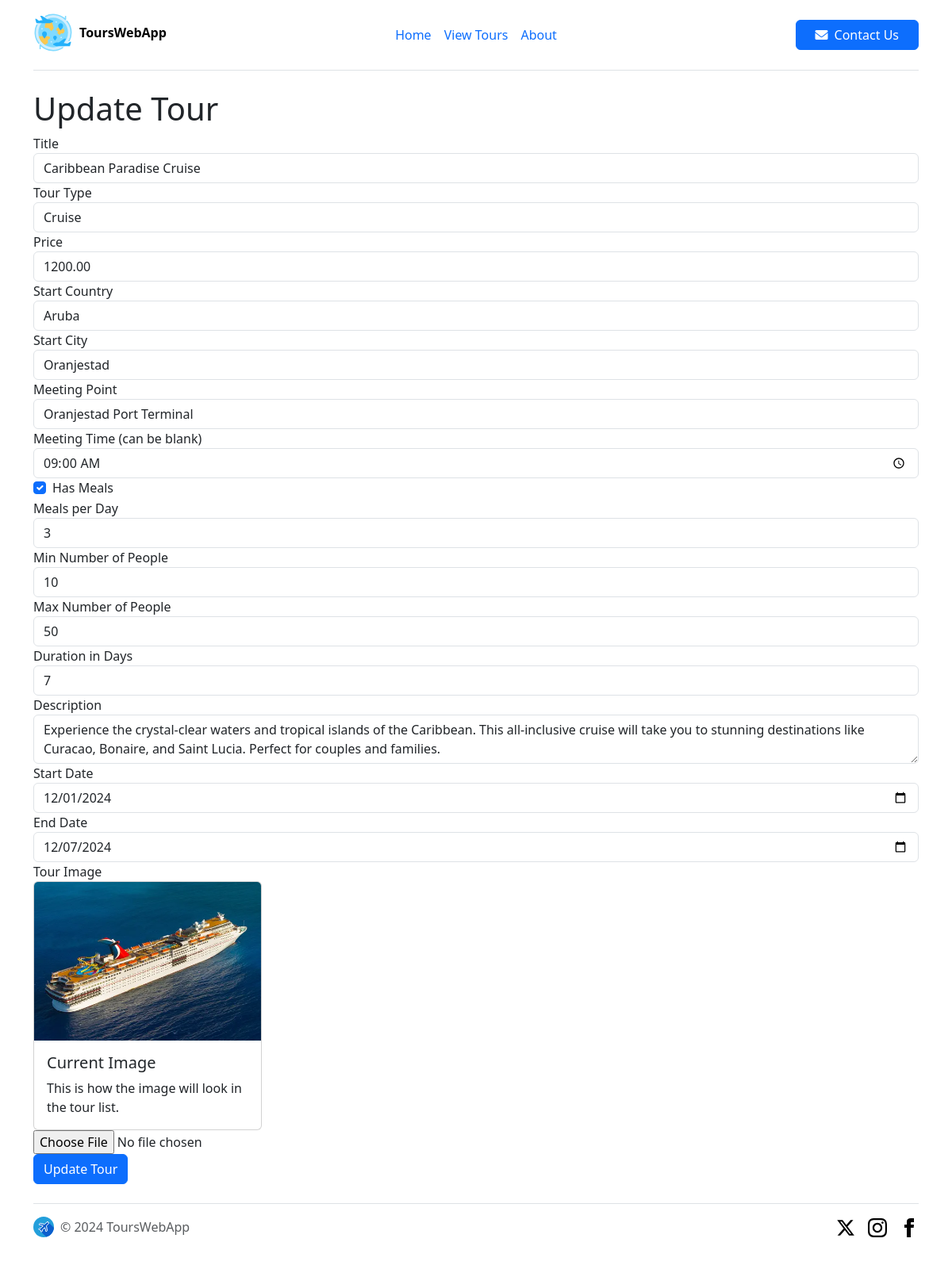
The app's page /admin/tours/1/update (signed in) with its own data.
### models.py (models this page shows, shortened)
class Tour(db.Model):
    id = db.Column(db.Integer, primary_key=True)
    title = db.Column(db.String(100), nullable=False)
    type = db.Column(db.String(50), nullable=False)
    price = db.Column(db.Numeric(10, 2), nullable=False)
    start_country_id = db.Column(db.Integer, db.ForeignKey('country.id'), nullable=False)
    start_city = db.Column(db.String(100), nullable=False)
    meeting_point = db.Column(db.String(200), nullable=False, default='Поки невідомо')  # Конкретне місце зустрічі
    meeting_time = db.Column(db.Time, nullable=True)  # Час зустрічі
    has_meals = db.Column(db.Boolean, default=False)
    meals_per_day = db.Column(db.Integer, nullable=True)
    min_number_of_people = db.Column(db.Integer, nullable=False, default=1)
    max_number_of_people = db.Column(db.Integer, nullable=False)
    duration_days = db.Column(db.Integer, nullable=False)
    description = db.Column(db.Text, nullable=True)
    start_date = db.Column(db.Date, nullable=False)
    end_date = db.Column(db.Date, nullable=False)
    route_points = db.relationship('RoutePoint', backref='tour', lazy=True)
    created_at = db.Column(db.DateTime, nullable=False, default=lambda: datetime.now(timezone.utc))
    image_path = db.Column(db.String(200), nullable=True)

class Country(db.Model):
    id = db.Column(db.Integer, primary_key=True)
    name = db.Column(db.String(100), nullable=False)
    code = db.Column(db.String(2), nullable=False, unique=True)
    route_points = db.relationship('RoutePoint', backref='country', lazy=True)
    tours_starting = db.relationship('Tour', backref='start_country', lazy=True)

### app.py (the view)
@app.route('/admin/tours/<int:id>/update', methods=['GET', 'POST'])
@admin_required
def update_tour(id):
    tour = Tour.query.get_or_404(id)
    countries = Country.query.all()
    if request.method == 'POST':
        tour.title = request.form['title']
        tour.type = request.form['type']
        tour.price = request.form['price']
        tour.start_country_id = request.form['start_country_id']
        tour.start_city = request.form['start_city']
        tour.meeting_point = request.form.get('meeting_point', 'Поки невідомо')
        tour.meeting_time = request.form.get('meeting_time', None)
        if tour.meeting_time:
            try:
                tour.meeting_time = datetime.strptime(
                    tour.meeting_time.split(':')[0] + ':' + tour.meeting_time.split(':')[1], '%H:%M').time()
            except ValueError:
                tour.meeting_time = None
        tour.has_meals = 'has_meals' in request.form
        tour.meals_per_day = request.form.get('meals_per_day')
        tour.min_number_of_people = request.form['min_number_of_people']
        tour.max_number_of_people = request.form['max_number_of_people']
        tour.duration_days = request.form['duration_days']
        tour.description = request.form.get('description', '')
        tour.start_date = datetime.strptime(request.form['start_date'], '%Y-%m-%d').date()
        tour.end_date = datetime.strptime(request.form['end_date'], '%Y-%m-%d').date()
        if 'image' in request.files and request.files['image'].filename != '':
            image = request.files['image']
            if image and allowed_file(image.filename):
                filename = secure_filename(image.filename)
                image_path = os.path.join('img', 'tours', filename).replace('\\', '/')
                image.save(os.path.join('static', image_path))  # Зберігаємо в папці static
                tour.image_path = image_path  # Оновлюємо шлях до зображення
        else:
            pass
        try:
            db.session.commit()
            return redirect(url_for('admin_tours'))
        except Exception as e:
            return render_template('error.html', error_message=str(e)), 500
    else:
        return render_template('tour_update.html', tour=tour, countries=countries)

### app.py (called while the page is built)
def admin_required(f):
    @wraps(f)
    def decorated_function(*args, **kwargs):
        if 'admin' not in session:  # Перевірка чи адмін залогінений
            return redirect(url_for('admin_login'))  # Якщо ні, перенаправлення на сторінку логіну
        return f(*args, **kwargs)
    return decorated_function

### templates/tour_update.html (shortened to what this page needs)
{% extends 'base.html' %}
{% block body %}
    <div class="container">
        <h1>Update Tour</h1>
        <form method="post" enctype="multipart/form-data">
            <div class="form-group">
                <label for="title">Title</label>
                <input type="text" name="title" id="title" class="form-control" value="{{ tour.title }}" placeholder="Enter tour title" required>
            </div>
            <div class="form-group">
                <label for="type">Tour Type</label>
                <input type="text" name="type" id="type" class="form-control" value="{{ tour.type }}" placeholder="Enter tour type" required>
            </div>
            <div class="form-group">
                <label for="price">Price</label>
                <input type="number" name="price" id="price" class="form-control" step="0.01" value="{{ tour.price }}" placeholder="Enter tour price" required>
            </div>
            <div class="form-group">
                <label for="start_country_id">Start Country</label>
                <select name="start_country_id" id="start_country_id" class="form-control" required>
                    {% for country in countries %}
                        <option value="{{ country.id }}" {% if country.id == tour.start_country_id %}selected{% endif %}>{{ country.name }}
                        </option>
                    {% endfor %}
                </select>
            </div>
            <div class="form-group">
                <label for="start_city">Start City</label>
                <input type="text" name="start_city" id="start_city" class="form-control" value="{{ tour.start_city }}" placeholder="Enter start city" required>
            </div>
            <div class="form-group">
                <label for="meeting_point">Meeting Point</label>
                <input type="text" name="meeting_point" id="meeting_point" class="form-control" value="{{ tour.meeting_point }}" placeholder="Enter meeting point (can be blank)">
            </div>
            <div class="form-group">
                <label for="meeting_time">Meeting Time (can be blank)</label>
                <input type="time" name="meeting_time" id="meeting_time" class="form-control" value="{{ tour.meeting_time }}">
            </div>
            <div class="form-check">
                <input type="checkbox" class="form-check-input" name="has_meals" id="has_meals" {% if tour.has_meals %}checked{% endif %}>
                <label class="form-check-label" for="has_meals">Has Meals</label>
            </div>
            <div class="form-group">
                <label for="meals_per_day">Meals per Day</label>
                <input type="number" name="meals_per_day" id="meals_per_day" class="form-control" value="{{ tour.meals_per_day }}" placeholder="Enter number of meals per day (can be blank if has meals is not selected)">
            </div>
            <div class="form-group">
                <label for="min_number_of_people">Min Number of People</label>
                <input type="number" name="min_number_of_people" id="min_number_of_people" class="form-control" value="{{ tour.min_number_of_people }}" placeholder="Enter minimum number of people" required>
            </div>
            <div class="form-group">
                <label for="max_number_of_people">Max Number of People</label>
                <input type="number" name="max_number_of_people" id="max_number_of_people" class="form-control" value="{{ tour.max_number_of_people }}" placeholder="Enter maximum number of people" required>
            </div>
            <div class="form-group">
                <label for="duration_days">Duration in Days</label>
                <input type="number" name="duration_days" id="duration_days" class="form-control" value="{{ tour.duration_days }}" placeholder="Enter tour duration in days" required>
            </div>
            <div class="form-group">
                <label for="description">Description</label>
                <textarea name="description" id="description" class="form-control" placeholder="Enter tour description">{{ tour.description }}</textarea>
            </div>
            <div class="form-group">
                <label for="start_date">Start Date</label>
                <input type="date" name="start_date" id="start_date" class="form-control" value="{{ tour.start_date }}" placeholder="Select tour start date" required>
            </div>
            <div class="form-group">
                <label for="end_date">End Date</label>
                <input type="date" name="end_date" id="end_date" class="form-control" value="{{ tour.end_date }}" placeholder="Select tour end date" required>
            </div>
            <div class="form-group">
                <label for="image">Tour Image</label>
                <div class="card" style="width: 18rem;">
                    {% if tour.image_path %}
                        <img src="{{ url_for('static', filename=tour.image_path) }}" class="card-img-top" alt="Tour Image" style="height: 200px; object-fit: cover;">
                    {% else %}
                        <img src="https://via.placeholder.com/350x200?text=No+Image" class="card-img-top" alt="No Image" style="height: 200px; object-fit: cover;">
                    {% endif %}
                    <div class="card-body">
                        <h5 class="card-title">Current Image</h5>
                        <p class="card-text">This is how the image will look in the tour list.</p>
                    </div>
                </div>
                <input type="file" class="form-control-file" name="image">
            </div>
            <button type="submit" class="btn btn-primary">Update Tour</button>
        </form>
    </div>
{% endblock %}

### static/css/main.css (style rules this page uses)
.card-img-top { width: 100%; height: 300px; object-fit: cover; }
.card { max-width: 400px; width: 100%; }
.form-control { font-size: 1rem; }
.card-body { padding: 2rem; }
.btn-primary { padding: 10px; font-size: 1.1rem; }

### records on screen
Tour: title "Caribbean Paradise Cruise", type "Cruise", price "1200.00", start_country_id "Aruba", start_city "Oranjestad", meeting_point "Oranjestad Port Terminal", meeting_time "09:00:00", has_meals "☑", meals_per_day "3", min_number_of_people "10", max_number_of_people "50", duration_days "7", description "Experience the crystal-clear waters and tropical islands of the Caribbean. This all-inclusive cruise will take you to stunning destinations like Curacao, Bonaire, and Saint Lucia. Perfect for couples and families.", start_date "12/01/2024", end_date "12/07/2024", image_path (picture)
